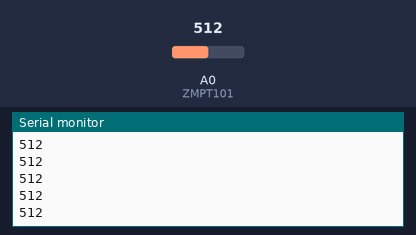
A sketch run on a simulated Arduino Uno, built with avr-gcc and run on an emulated ATmega328P. On the bench: the last lines printed to the serial monitor. Inputs (shaded band) come from the test bench; at power-on: A0 (ZMPT101) = 512.

Above: at 1.2 s.
1.3 s: A0 (ZMPT101) set to 716
At 1.9 s:
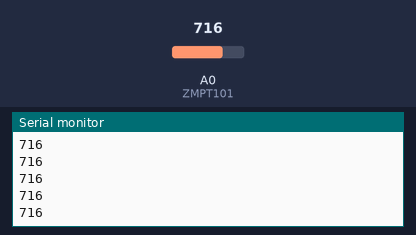
2.8 s: A0 (ZMPT101) set to 900
At 3.7 s:
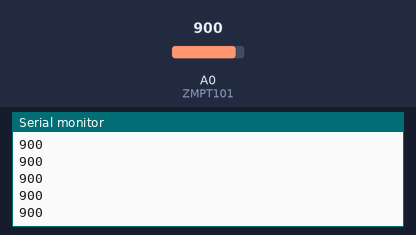
4.3 s: A0 (ZMPT101) set to 1023
At 5.8 s:
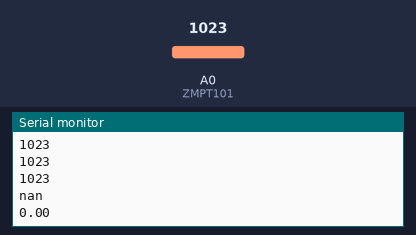
Timing chart, 0 to 7.3 s (numbered marks = the images above; inputs shaded):
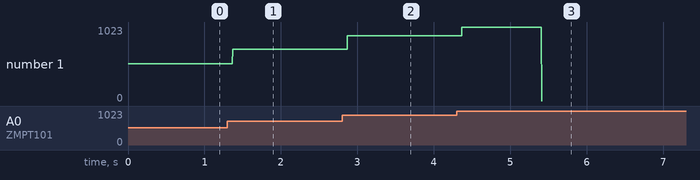

Measured:
- after the input at 1.3 s, the serial monitor: prints a new line after 0.07 s (image 1)
- after the input at 2.8 s, the serial monitor: prints a new line after 0.07 s (image 2)
- after the input at 4.3 s, the serial monitor: prints a new line after 0.07 s (image 3)
- plotted number 1: 512 → 716 after the input at 1.3 s, 716 → 900 after the input at 2.8 s, 900 → 102 after the input at 4.3 s

The sketch:

zmptcalib.ino
```cpp
const int ZMPT101=A0;
long samplesum=0;
long Vsamplesum=0;              // sample interval//
long lastsample=0;
int samplecount=0;              // number of samples//
const int acs712=A1;          //current sensor input//
int vpc=4.88;
float  voltage;
float  ampere;
int x=0, y=0, z=0;      // condition checker
void setup() {
  // put your setup code here, to run once:
Serial.begin(9600);
}

void loop() {
  // put your main code here, to run repeatedly:
 Serial.println( analogRead(ZMPT101));
 //delay(1000);
 Vsamplesum+=sq(analogRead(ZMPT101)-512);
 if(millis()>lastsample)
      {
                                   //Serial.println("enteringmilis");
      lastsample= millis();
      samplecount++;                  // increment samples//

      }

      if(samplecount==1000)
      {
                                                   // Serial.println("entering1000");
     float voltagemean = Vsamplesum/samplecount;
     float Vrms = sqrt(voltagemean);
     float V = (Vrms*vpc);
    // Serial.println(V);
     float voltage=map(V,0,300,0,10);
     Serial.println(V);
     Serial.println(voltage);

      Vsamplesum=0;
      samplesum=0;
      samplecount=0;
      delay(3000);
      }
      }
```
